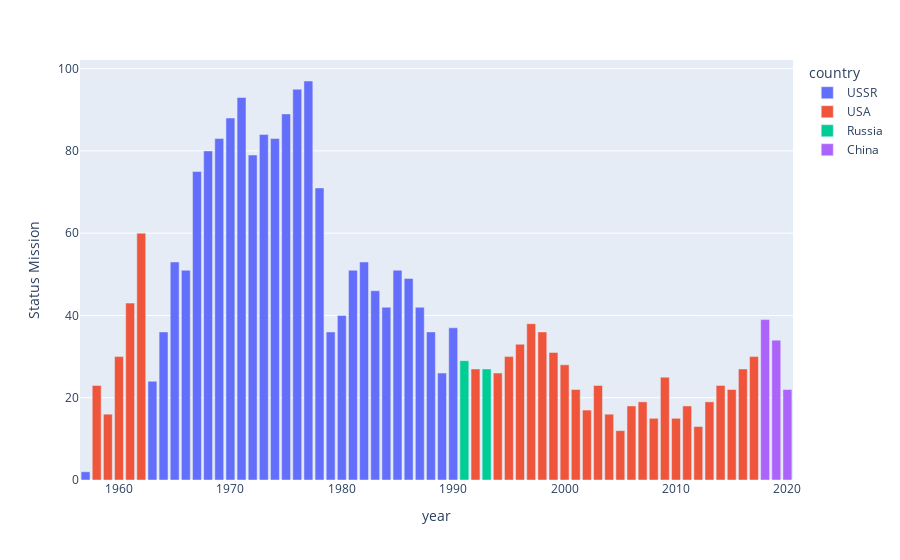

Source (notebook cell):
### Markdown cell above
## Question 2: Nước nào hiện đang dẫn đầu trong cuộc đua lên vũ trụ? 
Ý nghĩa: sau khi ta trả lời câu hỏi trên ta sẽ thấy được sự vươn lên mạnh mẽ của Trung Quốc trong ngành công nghiệp hàng không vũ trụ rồi từ đó có thể mở rộng ra các lĩnh vực khác để có cái nhìn bao quát hơn về sự phát triển của Trung Quốc. Đó sẽ là thông tin, bài học quý giá cho Việt Nam chúng ta bởi vì biết người biết ta, trăm trận trăm thắng.

### Code cell
launchCountry = spaceLaunch_df.groupby(["year","country"])["Status Mission"].count()
launchCountry = launchCountry.reset_index().sort_values(["year","Status Mission"],ascending = False)
launchCountry = pd.concat([group[1].head(1) for group in launchCountry.groupby(['year'])])

#Biểu đồ các nước dẫn đầu trong cuộc đua lên vũ trụ qua từng năm theo số vụ phóng
fig = px.bar(launchCountry, x="year", y="Status Mission", color='country')
fig.show()

### Figure 1 — Plotly figure (JSON) as saved in the notebook; plotly's stock layout.template omitted (floating-point values rounded to 4 significant figures)
{"data": [{"alignmentgroup": "True", "hovertemplate": "country=USSR<br>year=%{x}<br>Status Mission=%{y}<extra></extra>", "legendgroup": "USSR", "marker": {"color": "#636efa"}, "name": "USSR", "offsetgroup": "USSR", "orientation": "v", "showlegend": true, "textposition": "auto", "type": "bar", "x": [1957, 1963, 1964, 1965, 1966, 1967, 1968, 1969, 1970, 1971, 1972, 1973, 1974, 1975, 1976, 1977, 1978, 1979, 1980, 1981, 1982, 1983, 1984, 1985, 1986, 1987, 1988, 1989, 1990], "xaxis": "x", "y": [2, 24, 36, 53, 51, 75, 80, 83, 88, 93, 79, 84, 83, 89, 95, 97, 71, 36, 40, 51, 53, 46, 42, 51, 49, 42, 36, 26, 37], "yaxis": "y"}, {"alignmentgroup": "True", "hovertemplate": "country=USA<br>year=%{x}<br>Status Mission=%{y}<extra></extra>", "legendgroup": "USA", "marker": {"color": "#EF553B"}, "name": "USA", "offsetgroup": "USA", "orientation": "v", "showlegend": true, "textposition": "auto", "type": "bar", "x": [1958, 1959, 1960, 1961, 1962, 1992, 1994, 1995, 1996, 1997, 1998, 1999, 2000, 2001, 2002, 2003, 2004, 2005, 2006, 2007, 2008, 2009, 2010, 2011, 2012, 2013, 2014, 2015, 2016, 2017], "xaxis": "x", "y": [23, 16, 30, 43, 60, 27, 26, 30, 33, 38, 36, 31, 28, 22, 17, 23, 16, 12, 18, 19, 15, 25, 15, 18, 13, 19, 23, 22, 27, 30], "yaxis": "y"}, {"alignmentgroup": "True", "hovertemplate": "country=Russia<br>year=%{x}<br>Status Mission=%{y}<extra></extra>", "legendgroup": "Russia", "marker": {"color": "#00cc96"}, "name": "Russia", "offsetgroup": "Russia", "orientation": "v", "showlegend": true, "textposition": "auto", "type": "bar", "x": [1991, 1993], "xaxis": "x", "y": [29, 27], "yaxis": "y"}, {"alignmentgroup": "True", "hovertemplate": "country=China<br>year=%{x}<br>Status Mission=%{y}<extra></extra>", "legendgroup": "China", "marker": {"color": "#ab63fa"}, "name": "China", "offsetgroup": "China", "orientation": "v", "showlegend": true, "textposition": "auto", "type": "bar", "x": [2018, 2019, 2020], "xaxis": "x", "y": [39, 34, 22], "yaxis": "y"}], "layout": {"barmode": "relative", "legend": {"title": {"text": "country"}, "tracegroupgap": 0}, "margin": {"t": 60}, "xaxis": {"anchor": "y", "domain": [0, 1], "title": {"text": "year"}}, "yaxis": {"anchor": "x", "domain": [0, 1], "title": {"text": "Status Mission"}}}}
